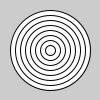
Frame 1 (no input)
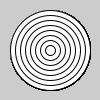
Frame 60 (the mouse pressed at the canvas centre just before this capture)
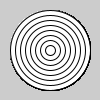
Frame 120 (the mouse held since frame 60 and released just before this capture)

The Processing sketch that drew these frames (run headless with seeded random() and noise(); from frame 60 on, the mouse is pressed at the canvas centre):

// Processing sketch: Fonksiyon_Recursion
// ── Fonksiyon_Recursion.pde
void setup()
{
}
int RecCircle(int r)
{
  ellipse(50, 50, r, r);
  if(r<=10)
    return(10);
  else
    return(r*RecCircle(r-10));
}
void draw()
{
  RecCircle(80);
}
